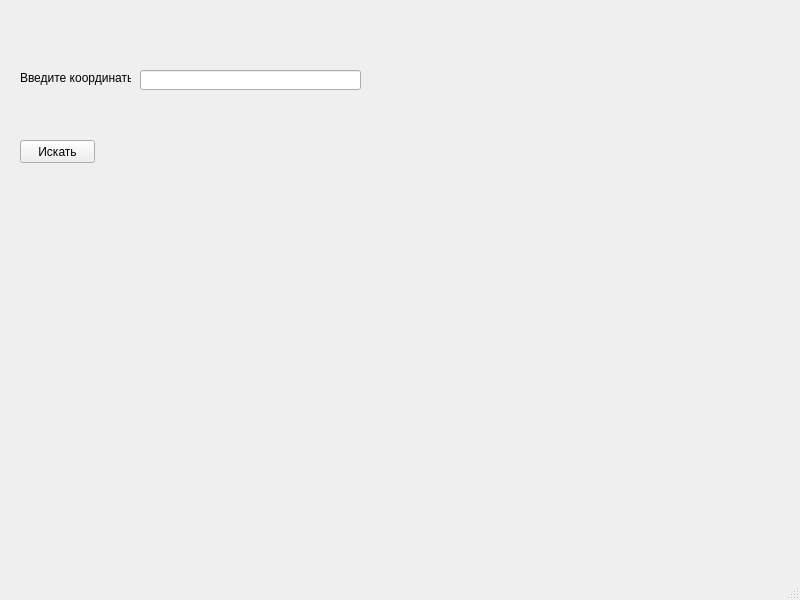
<?xml version="1.0" encoding="UTF-8"?>
<ui version="4.0">
 <class>MainWindow</class>
 <widget class="QMainWindow" name="MainWindow">
  <property name="geometry">
   <rect>
    <x>0</x>
    <y>0</y>
    <width>800</width>
    <height>600</height>
   </rect>
  </property>
  <property name="windowTitle">
   <string>MainWindow</string>
  </property>
  <widget class="QWidget" name="centralwidget">
   <widget class="QLineEdit" name="coords">
    <property name="geometry">
     <rect>
      <x>140</x>
      <y>70</y>
      <width>221</width>
      <height>20</height>
     </rect>
    </property>
   </widget>
   <widget class="QLabel" name="label">
    <property name="geometry">
     <rect>
      <x>20</x>
      <y>70</y>
      <width>111</width>
      <height>16</height>
     </rect>
    </property>
    <property name="text">
     <string>Введите координаты</string>
    </property>
   </widget>
   <widget class="QPushButton" name="search">
    <property name="geometry">
     <rect>
      <x>20</x>
      <y>140</y>
      <width>75</width>
      <height>23</height>
     </rect>
    </property>
    <property name="text">
     <string>Искать</string>
    </property>
   </widget>
   <widget class="QLabel" name="map">
    <property name="geometry">
     <rect>
      <x>140</x>
      <y>110</y>
      <width>551</width>
      <height>361</height>
     </rect>
    </property>
    <property name="text">
     <string/>
    </property>
   </widget>
  </widget>
  <widget class="QMenuBar" name="menubar">
   <property name="geometry">
    <rect>
     <x>0</x>
     <y>0</y>
     <width>800</width>
     <height>21</height>
    </rect>
   </property>
  </widget>
  <widget class="QStatusBar" name="statusbar"/>
 </widget>
 <resources/>
 <connections/>
</ui>
